Frame 1 (no input): blank canvas, image omitted
Frame 60 (the mouse pressed at the canvas centre just before this capture): blank canvas, image omitted
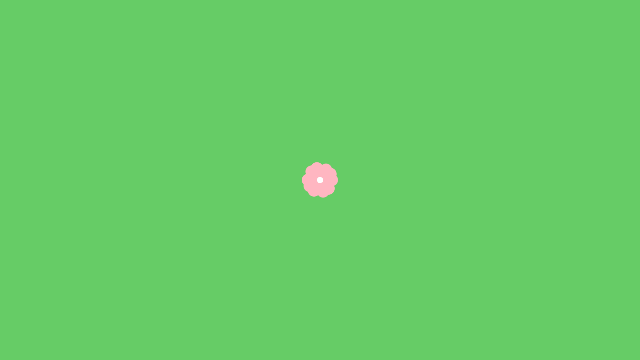
Frame 120 (the mouse held since frame 60 and released just before this capture)

The Processing sketch whose frames 1 and 60 were blank and that drew this single picture after the mouse press (run headless with seeded random() and noise(); from frame 60 on, the mouse is pressed at the canvas centre):

// Processing sketch: sketch_2
// ── sketch_2.pde
int angle = 0;

void setup() {
  size(640, 360);
  background(102, 204, 102); // 设置背景为绿色
  noStroke();
}

void draw() {
  // 只有在鼠标按下时绘制
  if (mousePressed) {
    angle += 5;
    float val = cos(radians(angle)) * 12.0;

    for (int a = 0; a < 360; a += 75) {
      float xoff = cos(radians(a)) * val;
      float yoff = sin(radians(a)) * val;

      // 设置花瓣为粉色
      fill(255, 182, 193); // 浅粉色
      ellipse(mouseX + xoff, mouseY + yoff, val, val);
    }
    
    // 设置花蕊为白色
    fill(255); // 白色
    ellipse(mouseX, mouseY, 6, 6); // 中心稍大一点
  }
}
